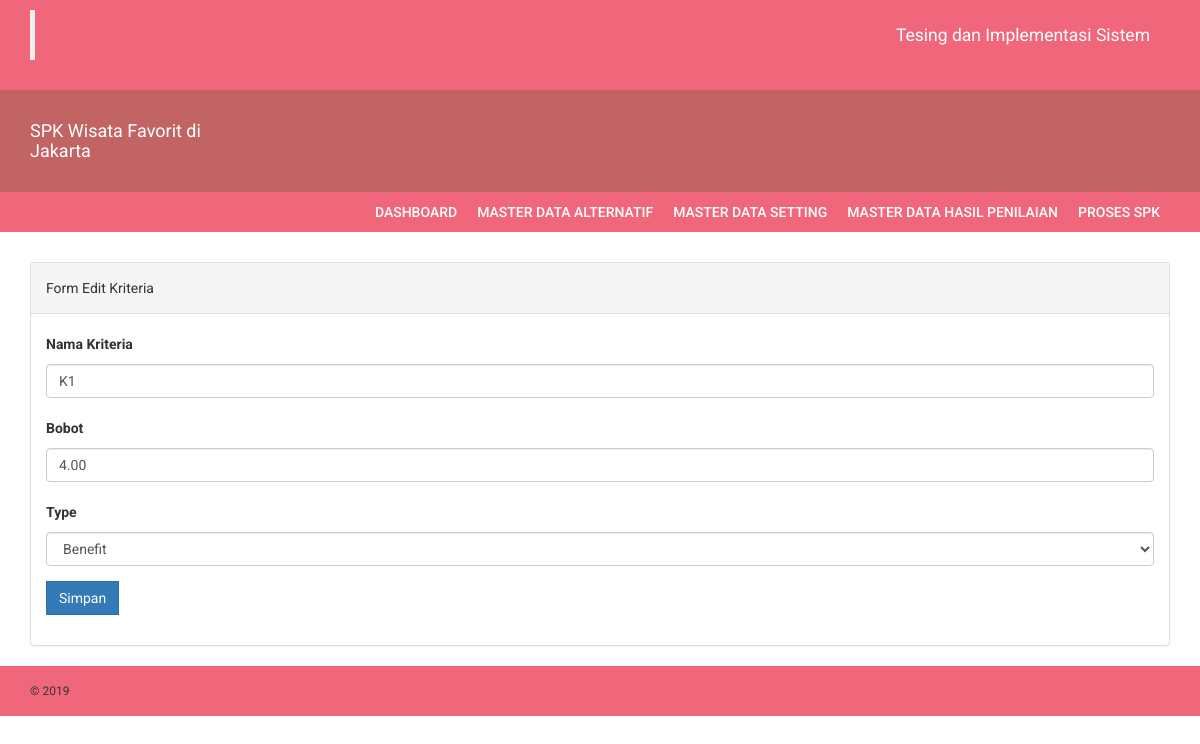
Page /edit_kriteria.php?id=13 (signed in) on the committed database.
### tables this page shows
CREATE TABLE `kriteria` (
  `id_kriteria` int(11) NOT NULL,
  `kriteria` varchar(32) DEFAULT NULL,
  `bobot` float(5,2) DEFAULT NULL,
  `type` varchar(12) DEFAULT NULL
);

### db/db_config.php (called while the page is built, shortened)
<?php
	class database extends PDO{
		protected $dsn = 'mysql:host=localhost;dbname=db_spk';
		protected $dsu = 'root';
		protected $dsp = '';
		private $cmd = '';
		function __construct(){
			try {
				$this->db = new PDO($this->dsn,$this->dsu,$this->dsp);
			} catch (PDOException $e) {
				echo $e->getMessage();
			}
		}
		function select($c,$t){
			$this->cmd = "select $c from $t";
			return $this;
		}
		function where($params){
			$this->cmd .= " where $params";
			return $this;
		}
		function get(){
			$q = $this->db->prepare($this->cmd);
			$q->execute();
			return $q->fetchAll();
		}
	}
?>

### edit_kriteria.php (the view, shortened to what this page needs)
<?php include 'partials/header.php';?>
<div class="content">
    <div class="container">
        <div class="row">
            <div class="col-md-12">
            <br/>
              <div class="panel panel-default">
                  <div class="panel-heading">
                    Form Edit Kriteria
                  </div>
                  <div class="panel-body">
                      <form method="post" action="model/do_update_kriteria.php" enctype="multipart/form-data">
                          <?php foreach ($db->select('*','kriteria')->where('id_kriteria='.$_GET['id'])->get() as $data): ?>
                              <div class="form-group">
                                  <label for="nama">Nama Kriteria</label>
                                  <input type="text" class="form-control" id="kriteria" name="kriteria" value="<?= $data['kriteria']?>">
                              </div>
                              <div class="form-group">
                                  <label>Bobot</label>
                                  <input type="number" name="bobot" class="form-control bobot" value="<?= $data['bobot']?>" pattern="^[0-9\.\-\/]+$">
                              </div>
                              <div class="form-group">
                                  <label>Type</label>
                                  <select class="form-control" name="type">
                                      <option value="Benefit" <?php if($data['type']=='Benefit'){ echo 'selected'; }?>>Benefit</option>
                                  </select>
                              </div>
                          <?php endforeach ?>
                          <div class="form-group">
                              <button class="btn btn-primary">Simpan</button>
                          </div>
                      </form>
                  </div>
              </div>
            </div>
        </div>
        </div>
    </div>
<?php include 'partials/footer.php';?>

### assets/css/style.css (style rules this page uses)
body { font-family: 'Roboto', sans-serif; line-height: 30px; }
.btn { border-radius: 0px; -webkit-border-radius: 0px; -moz-border-radius: 0px; }

### rows in the picture
kriteria: kriteria "K1", bobot "4.00", type "Benefit"
